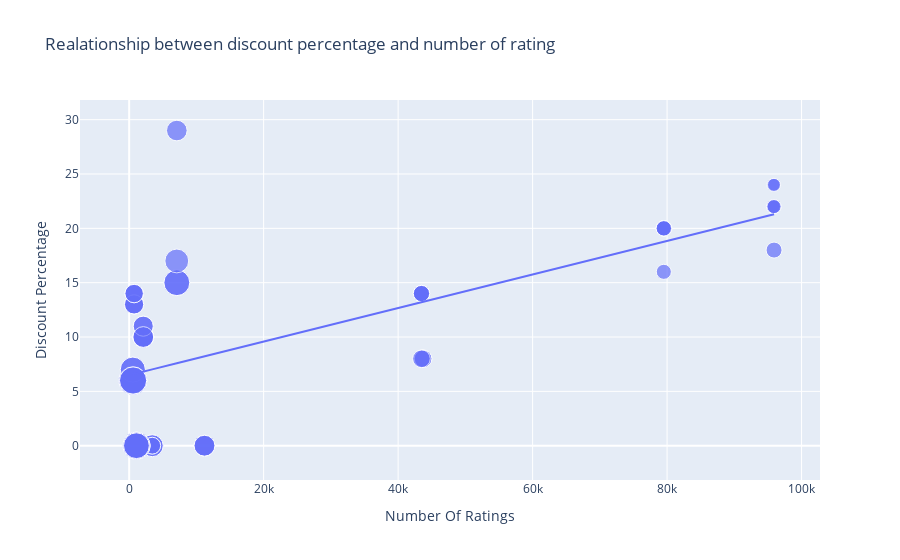

The notebook cell saved with this chart:
### Code cell
figure=px.scatter(data_frame=data,x="Number Of Ratings",y="Discount Percentage",size="Sale Price",trendline="ols",title="Realationship between discount percentage and number of rating")
figure.show()

### Figure 1 — Plotly figure (JSON) as saved in the notebook; plotly's stock layout.template omitted (floating-point values rounded to 4 significant figures)
{"data": [{"hovertemplate": "Number Of Ratings=%{x}<br>Discount Percentage=%{y}<br>Sale Price=%{marker.size}<extra></extra>", "legendgroup": "", "marker": {"color": "#636efa", "size": [49900, 84900, 84900, 77000, 77000, 49900, 49900, 77000, 89900, 41999, 39999, 41999, 41999, 41999, 131900, 117100, 131900, 117100, 74999, 117900, 117100, 117900, 99900, 44999, 140900, 130900, 64900, 120900, 59900, 75900, 110900, 130900, 120900, 64900, 64900, 75900, 75900, 120900, 59900, 120900, 75900, 140900, 70900, 70900, 75900, 59900, 110900, 120900, 130900, 130900, 54999, 54999, 29999, 34999, 34999, 34999, 54999, 29999, 46999, 46999, 46999, 46999], "sizemode": "area", "sizeref": 352.2, "symbol": "circle"}, "mode": "markers", "name": "", "orientation": "v", "showlegend": false, "type": "scatter", "x": [3431, 3431, 3431, 11202, 11202, 3431, 3431, 11202, 1454, 79512, 79512, 79582, 79512, 79512, 1078, 1078, 1078, 1078, 7088, 7088, 1078, 7088, 7081, 95909, 542, 580, 740, 545, 740, 2101, 545, 580, 580, 730, 730, 2101, 2101, 580, 740, 580, 2092, 545, 2101, 2092, 2101, 740, 545, 580, 580, 580, 43707, 43707, 95807, 95909, 95807, 95909, 43470, 95909, 43470, 43470, 43470, 43470], "xaxis": "x", "y": [0, 0, 0, 0, 0, 0, 0, 0, 0, 20, 16, 20, 20, 20, 0, 0, 0, 0, 29, 15, 0, 15, 17, 18, 6, 6, 13, 6, 14, 10, 7, 6, 6, 13, 13, 10, 10, 6, 14, 6, 10, 6, 11, 11, 10, 14, 7, 6, 6, 6, 8, 8, 24, 22, 22, 22, 8, 24, 14, 14, 14, 14], "yaxis": "y"}, {"hovertemplate": "<b>OLS trendline</b><br>Discount Percentage = 0.000154292 * Number Of Ratings + 6.49233<br>R<sup>2</sup>=0.468988<br><br>Number Of Ratings=%{x}<br>Discount Percentage=%{y} <b>(trend)</b><extra></extra>", "legendgroup": "", "marker": {"color": "#636efa", "symbol": "circle"}, "mode": "lines", "name": "", "showlegend": false, "type": "scatter", "x": [542, 545, 545, 545, 545, 580, 580, 580, 580, 580, 580, 580, 580, 730, 730, 740, 740, 740, 740, 1078, 1078, 1078, 1078, 1078, 1454, 2092, 2092, 2101, 2101, 2101, 2101, 2101, 3431, 3431, 3431, 3431, 3431, 7081, 7088, 7088, 7088, 11202, 11202, 11202, 43470, 43470, 43470, 43470, 43470, 43707, 43707, 79512, 79512, 79512, 79512, 79582, 95807, 95807, 95909, 95909, 95909, 95909], "xaxis": "x", "y": [6.576, 6.576, 6.576, 6.576, 6.576, 6.582, 6.582, 6.582, 6.582, 6.582, 6.582, 6.582, 6.582, 6.605, 6.605, 6.607, 6.607, 6.607, 6.607, 6.659, 6.659, 6.659, 6.659, 6.659, 6.717, 6.815, 6.815, 6.816, 6.816, 6.816, 6.816, 6.816, 7.022, 7.022, 7.022, 7.022, 7.022, 7.585, 7.586, 7.586, 7.586, 8.221, 8.221, 8.221, 13.2, 13.2, 13.2, 13.2, 13.2, 13.24, 13.24, 18.76, 18.76, 18.76, 18.76, 18.77, 21.27, 21.27, 21.29, 21.29, 21.29, 21.29], "yaxis": "y"}], "layout": {"autosize": true, "legend": {"itemsizing": "constant", "tracegroupgap": 0}, "title": {"text": "Realationship between discount percentage and number of rating"}, "xaxis": {"anchor": "y", "autorange": true, "domain": [0, 1], "range": [-8546.0, 103500.0], "title": {"text": "Number Of Ratings"}, "type": "linear"}, "yaxis": {"anchor": "x", "autorange": true, "domain": [0, 1], "range": [-5.213, 33.41], "title": {"text": "Discount Percentage"}, "type": "linear"}}}
